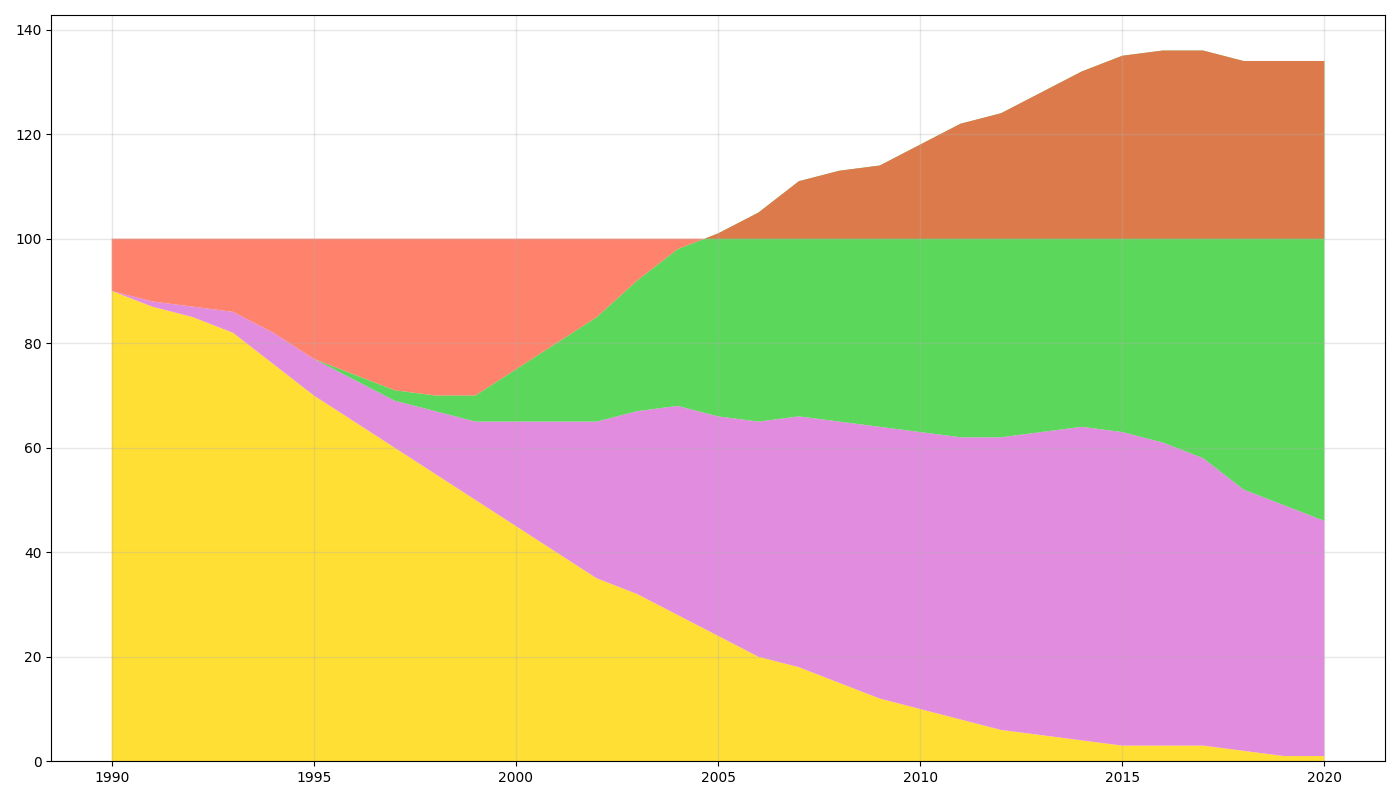

This figure's Python source:
import matplotlib.pyplot as plt
import numpy as np

years = np.arange(1990, 2021)

physical_media = np.array([90, 87, 85, 82, 76, 70, 65, 60, 55, 50, 45, 40, 35, 32, 28, 24, 20, 18, 15, 12, 10, 8, 6, 5, 4, 3, 3, 3, 2, 1, 1])
digital_downloads = np.array([0, 1, 2, 4, 6, 7, 8, 9, 12, 15, 20, 25, 30, 35, 40, 42, 45, 48, 50, 52, 53, 54, 56, 58, 60, 60, 58, 55, 50, 48, 45])
streaming = np.array([0, 0, 0, 0, 0, 0, 1, 2, 3, 5, 10, 15, 20, 25, 30, 35, 40, 45, 48, 50, 55, 60, 62, 65, 68, 72, 75, 78, 82, 85, 88])
others = 100 - (physical_media + digital_downloads + streaming)

fig, ax = plt.subplots(figsize=(14, 8))

colors = ['#FFD700', '#DA70D6', '#32CD32', '#FF6347']

ax.stackplot(years, physical_media, digital_downloads, streaming, others, colors=colors, alpha=0.8)

ax.grid(linestyle='-', linewidth=1, alpha=0.3)

plt.xticks(years[::5])

plt.tight_layout()
plt.show()
